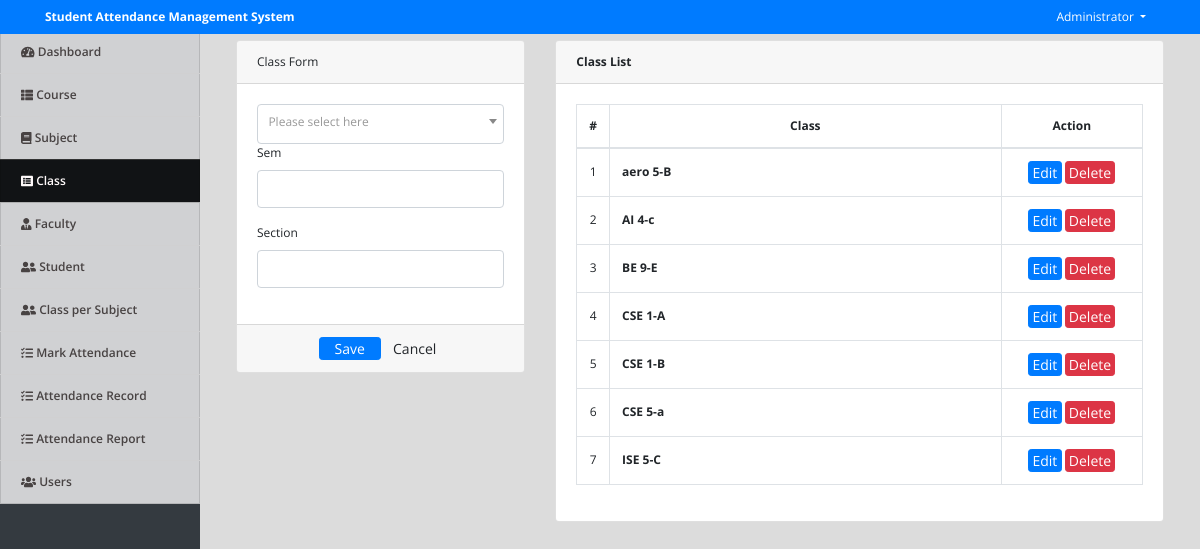
The page /index.php?page=class (signed in) on the database its author committed.
### tables this page shows
CREATE TABLE `class` (
  `id` int(30) NOT NULL,
  `course_id` int(30) NOT NULL,
  `level` varchar(50) NOT NULL,
  `section` varchar(100) NOT NULL,
  `status` tinyint(1) NOT NULL DEFAULT 1 COMMENT '1=Active, 0=Inactive',
  `date_created` datetime NOT NULL DEFAULT current_timestamp()
);

### class.php (the view, shortened to what this page needs)
<?php include('db_connect.php');?>
<div class="container-fluid">
	<div class="col-lg-12">
		<div class="row">
			<div class="col-md-4">
			<form action="" id="manage-class">
				<div class="card">
					<div class="card-header">
						    Class Form
				  	</div>
					<div class="card-body">
							<div class="form-group">
								<label class="control-label">Sem</label>
								<input type="text" class="form-control" name="level">
							</div>
							<div class="form-group">
								<label class="control-label">Section</label>
								<input type="text" class="form-control" name="section">
							</div>
					</div>
					<div class="card-footer">
						<div class="row">
							<div class="col-md-12">
								<button class="btn btn-sm btn-primary col-sm-3 offset-md-3"> Save</button>
								<button class="btn btn-sm btn-default col-sm-3" type="reset"> Cancel</button>
							</div>
						</div>
					</div>
				</div>
			</form>
			</div>
			<div class="col-md-8">
				<div class="card">
					<div class="card-header">
						<b>Class List</b>
					</div>
					<div class="card-body">
						<table class="table table-bordered table-hover">
							<thead>
								<tr>
									<th class="text-center" width="5%">#</th>
									<th class="text-center">Class</th>
									<th class="text-center" width="25%">Action</th>
								</tr>
							</thead>
							<tbody>
								<?php
								$i = 1;
								$class = $conn->query("SELECT c.*,concat(co.course,' ',c.level,'-',c.section) as `class` FROM `class` c inner join courses co on co.id = c.course_id order by concat(co.course,' ',c.level,'-',c.section) asc");
								while($row=$class->fetch_assoc()):
								?>
								<tr>
									<td class="text-center"><?php echo $i++ ?></td>
									<td class="">
										<p><b><?php echo $row['class'] ?></b></p>
									</td>
									<td class="text-center">
										<button class="btn btn-sm btn-primary edit_class" type="button" data-id="<?php echo $row['id'] ?>"  data-course_id="<?php echo $row['course_id'] ?>"  data-level="<?php echo $row['level'] ?>" data-section="<?php echo $row['section'] ?>" >Edit</button>
										<button class="btn btn-sm btn-danger delete_class" type="button" data-id="<?php echo $row['id'] ?>">Delete</button>
									</td>
								</tr>
								<?php endwhile; ?>
							</tbody>
						</table>
					</div>
				</div>
			</div>
		</div>
	</div>
</div>

### assets/css/style.css (style rules this page uses)
body { background: url(sri.jpeg); background-position: center; background-size:auto; height: 800px; font-family: "Open Sans", sans-serif; width: 100%; height: calc(100%); font-size: 12px; }
.btn-sm { padding: .0001rem .2rem; }

### index.php (style rules this page uses)
body { background: #80808045; }

### class.php (style rules this page uses)
td { vertical-align: middle !important; }
td p { margin: unset; }

### rows shown on the page
class: class "aero 5-B"
class: class "AI 4-c"
class: class "BE 9-E"
class: class "CSE 1-A"
class: class "CSE 1-B"
class: class "CSE 5-a"
class: class "ISE 5-C"

### other values the page prints
$_SESSION['system']['name'] "Student Attendance Management System"
$_SESSION['login_name'] "Administrator"
